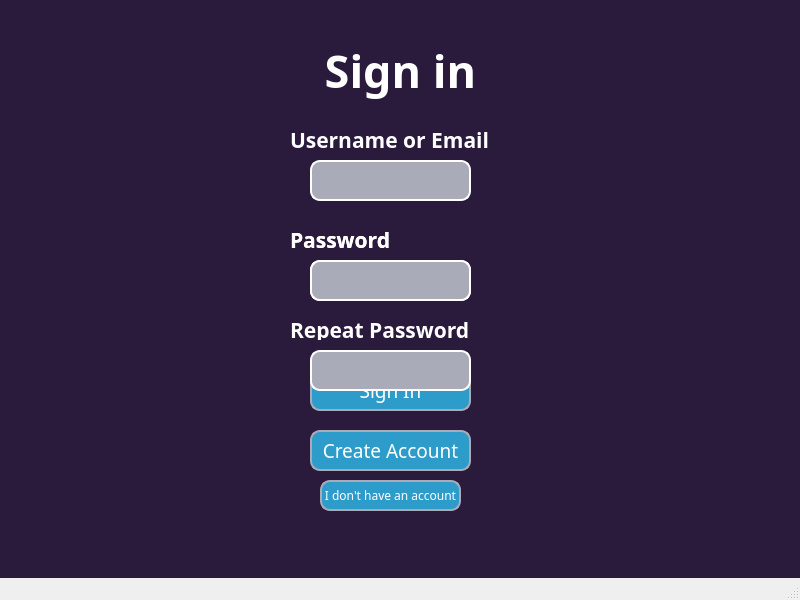
<?xml version="1.0" encoding="UTF-8"?>
<ui version="4.0">
 <class>MainWindow</class>
 <widget class="QMainWindow" name="MainWindow">
  <property name="geometry">
   <rect>
    <x>0</x>
    <y>0</y>
    <width>800</width>
    <height>600</height>
   </rect>
  </property>
  <property name="font">
   <font>
    <family>Sans SemiBold</family>
    <weight>50</weight>
    <italic>false</italic>
    <bold>false</bold>
   </font>
  </property>
  <property name="windowTitle">
   <string>MainWindow</string>
  </property>
  <property name="styleSheet">
   <string notr="true">*{
	font: Open Sans SemiBold;
	font-color: white;
}


QPushButton{
    background-color: #2e9cca;
    border-style: solid;
    border-width: 2px;
    border-radius: 10px;
    border-color: #aaabb8;
	color: white;
}

QPushButton:pressed {
	border-width: 5px;
	border-color: white;
	
}

QPushButton:hover{
	background-color: #2964BA;
}

QPushButton:disabled{
	background-color: #464866
}

#centralwidget{
	background: #2A1B3D;
}

QLineEdit{
	background-color: #aaabb8;
	border-style: solid;
	border-width: 2px;
	border-radius: 10px;
	border-color: white;
	selection-background-color: dark grey;
	color: black;
	padding: 2px
}

QLabel{
	color: white;
	font: bold;

}

QTableWidget{
	background-color: #464866;
	color: white;
	selection-background-color: #2964BA;
	border-color: #aaabb8;
	border-style: solid;
	border-width: 1px;
	border-radius: 15px;
	gridline-color: #aaabb8;
}

QRadioButton{
	color: white;
}

QComboBox{
	background: #464866;
	color: white;
	border-color: #aaabb8;
	border-style: solid;
	border-width: 3px;
	border-radius: 10px;
	font-size: 16px;
}

QComboBox:hover{
	background: #2964BA
}



</string>
  </property>
  <widget class="QWidget" name="centralwidget">
   <widget class="QLabel" name="label">
    <property name="geometry">
     <rect>
      <x>210</x>
      <y>30</y>
      <width>381</width>
      <height>81</height>
     </rect>
    </property>
    <property name="font">
     <font>
      <family>Sans SemiBold</family>
      <pointsize>34</pointsize>
      <weight>75</weight>
      <italic>false</italic>
      <bold>true</bold>
     </font>
    </property>
    <property name="text">
     <string>Sign in</string>
    </property>
    <property name="alignment">
     <set>Qt::AlignCenter</set>
    </property>
   </widget>
   <widget class="QLineEdit" name="q_username">
    <property name="geometry">
     <rect>
      <x>310</x>
      <y>160</y>
      <width>161</width>
      <height>41</height>
     </rect>
    </property>
   </widget>
   <widget class="QLabel" name="label_2">
    <property name="geometry">
     <rect>
      <x>290</x>
      <y>130</y>
      <width>211</width>
      <height>20</height>
     </rect>
    </property>
    <property name="font">
     <font>
      <family>Sans SemiBold</family>
      <pointsize>16</pointsize>
      <weight>75</weight>
      <italic>false</italic>
      <bold>true</bold>
     </font>
    </property>
    <property name="text">
     <string>Username or Email</string>
    </property>
   </widget>
   <widget class="QWidget" name="q_signin" native="true">
    <property name="geometry">
     <rect>
      <x>280</x>
      <y>220</y>
      <width>221</width>
      <height>311</height>
     </rect>
    </property>
    <widget class="QPushButton" name="q_signin_button">
     <property name="geometry">
      <rect>
       <x>30</x>
       <y>150</y>
       <width>161</width>
       <height>41</height>
      </rect>
     </property>
     <property name="font">
      <font>
       <family>Sans SemiBold</family>
       <pointsize>14</pointsize>
       <weight>50</weight>
       <italic>false</italic>
       <bold>false</bold>
      </font>
     </property>
     <property name="text">
      <string>Sign In</string>
     </property>
    </widget>
    <widget class="QLabel" name="q_password_label">
     <property name="geometry">
      <rect>
       <x>10</x>
       <y>10</y>
       <width>211</width>
       <height>20</height>
      </rect>
     </property>
     <property name="font">
      <font>
       <family>Sans SemiBold</family>
       <pointsize>16</pointsize>
       <weight>75</weight>
       <italic>false</italic>
       <bold>true</bold>
      </font>
     </property>
     <property name="text">
      <string>Password</string>
     </property>
    </widget>
    <widget class="QLineEdit" name="q_password">
     <property name="geometry">
      <rect>
       <x>30</x>
       <y>40</y>
       <width>161</width>
       <height>41</height>
      </rect>
     </property>
    </widget>
    <widget class="QPushButton" name="q_dont_have_account">
     <property name="geometry">
      <rect>
       <x>40</x>
       <y>260</y>
       <width>141</width>
       <height>31</height>
      </rect>
     </property>
     <property name="text">
      <string>I don't have an account</string>
     </property>
    </widget>
   </widget>
   <widget class="QWidget" name="q_create_account" native="true">
    <property name="geometry">
     <rect>
      <x>280</x>
      <y>220</y>
      <width>311</width>
      <height>271</height>
     </rect>
    </property>
    <widget class="QPushButton" name="q_create_account_button">
     <property name="geometry">
      <rect>
       <x>30</x>
       <y>210</y>
       <width>161</width>
       <height>41</height>
      </rect>
     </property>
     <property name="font">
      <font>
       <family>Sans SemiBold</family>
       <pointsize>14</pointsize>
       <weight>50</weight>
       <italic>false</italic>
       <bold>false</bold>
      </font>
     </property>
     <property name="text">
      <string>Create Account</string>
     </property>
    </widget>
    <widget class="QLineEdit" name="q_make_password">
     <property name="geometry">
      <rect>
       <x>30</x>
       <y>40</y>
       <width>161</width>
       <height>41</height>
      </rect>
     </property>
    </widget>
    <widget class="QLineEdit" name="q_repeat_password_2">
     <property name="geometry">
      <rect>
       <x>30</x>
       <y>130</y>
       <width>161</width>
       <height>41</height>
      </rect>
     </property>
     <property name="text">
      <string/>
     </property>
    </widget>
    <widget class="QLabel" name="q_repeat_password">
     <property name="geometry">
      <rect>
       <x>10</x>
       <y>100</y>
       <width>211</width>
       <height>20</height>
      </rect>
     </property>
     <property name="font">
      <font>
       <family>Sans SemiBold</family>
       <pointsize>16</pointsize>
       <weight>75</weight>
       <italic>false</italic>
       <bold>true</bold>
      </font>
     </property>
     <property name="text">
      <string>Repeat Password</string>
     </property>
    </widget>
    <widget class="QLabel" name="q_make_password_label">
     <property name="geometry">
      <rect>
       <x>10</x>
       <y>10</y>
       <width>211</width>
       <height>20</height>
      </rect>
     </property>
     <property name="font">
      <font>
       <family>Sans SemiBold</family>
       <pointsize>16</pointsize>
       <weight>75</weight>
       <italic>false</italic>
       <bold>true</bold>
      </font>
     </property>
     <property name="text">
      <string>Password</string>
     </property>
    </widget>
   </widget>
  </widget>
  <widget class="QMenuBar" name="menubar">
   <property name="geometry">
    <rect>
     <x>0</x>
     <y>0</y>
     <width>800</width>
     <height>20</height>
    </rect>
   </property>
  </widget>
  <widget class="QStatusBar" name="statusbar"/>
 </widget>
 <resources/>
 <connections/>
</ui>
